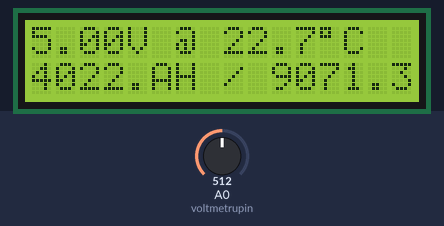
Bench run of a sketch on a simulated Arduino Uno, built with avr-gcc and run on an emulated ATmega328P. Parts: 16×2 character LCD. The test bench sets the inputs (shaded band); at power-on: A0 (voltmetrupin) = 512.

Above: at 1.2 s.
1.3 s: A0 (voltmetrupin) set to 0
At 6.0 s:
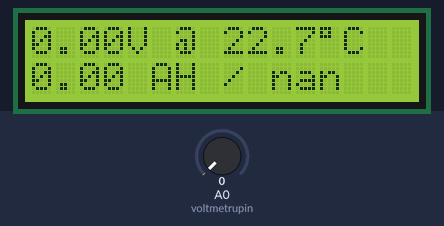
11.6 s: A0 (voltmetrupin) set to 122
At 15.16 s:
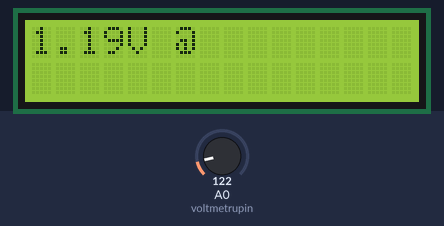
17.6 s: A0 (voltmetrupin) set to 306
At 20.7 s:
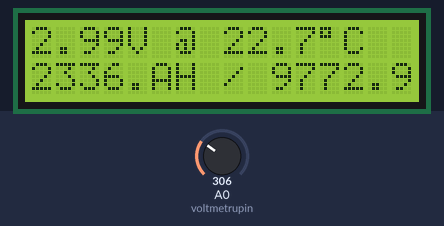
Timing chart, 0 to 22.2 s (numbered marks = the images above; inputs shaded):
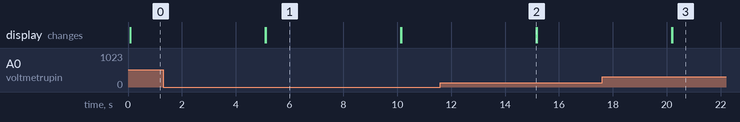

The sketch:

sketch_durata_baterie.ino
```cpp
#include <LiquidCrystal.h>

const int rs = 12;
const int en = 11;
const int d4 = 9;
const int d5 = 8;
const int d6 = 7;
const int d7 = 6;
const int backlight = 13;

LiquidCrystal lcd(rs, LOW, en, d4, d5, d6, d7);

const int voltmetrupin = 0;
const float cap_inmagazinata = 1200.0;
const float temp_referinta = 25.0;
const float fact_temp = 0.04;
const float tensiune_max = 1.5;
const float tensiune_min = 0.2;
const float peukert_number = 1.2;
const float R1 = 220.0; // valori rezistente divizor tensiune
const float R2 = 220.0;

int val=0; // valoare achizitionata
float vout = 0.0; // tensiunea citita
float vin = 0.0; // tensiune baterie
float maxvin = 0.0; // valoarea maxima a tensiunii bateriei
float i = 0.0; //intesitate curent in mA
float cap_ramasa;
float temperatura = 0;
float durata_viata;

void setup() {
  lcd.begin(16, 2);
  lcd.noCursor();
}

void loop(){
  val = analogRead(voltmetrupin);
  vout = (val * 5.0) / 1024.0;
  vin = vout / (R2/(R1+R2));
  if (maxvin<vin) maxvin = vin;
  if (maxvin==0) {
      lcd.clear();
      lcd.setCursor(0,0);
      lcd.print("Conectati");
      lcd.setCursor(0,1);
      lcd.print("bateria...");
  }
  else {
      lcd.clear();
      lcd.setCursor(0,0);
      lcd.print(vin);
      lcd.setCursor(4,0);
      lcd.print("V @ ");
      lcd.setCursor(8,0);
      temperatura = GetTemp();
      lcd.print(temperatura);
      lcd.setCursor(12,0);
      lcd.print(char(223));
      lcd.print("C");
      lcd.setCursor(0,1);
      cap_ramasa = max(0, ((vin - tensiune_min) / (tensiune_max - tensiune_min)) * cap_inmagazinata);
      cap_ramasa = cap_ramasa + (cap_ramasa * (temperatura - temp_referinta) * fact_temp);
      lcd.print(cap_ramasa);
      lcd.setCursor(5,1);
      lcd.print("AH");
      lcd.setCursor(8,1);
      lcd.print("/");
      lcd.setCursor(10,1);
      i = (vin * 1000) / (R1+R2);
      durata_viata = ((cap_ramasa * 1000.0) / pow(i,peukert_number))/ 24;
    lcd.print(durata_viata); //zile
    }
 delay(5000);
}

float GetTemp(void) {
  unsigned int wADC;
  float rezultat;
  ADMUX = (1<<REFS1 ) | (1<<REFS0) | (1<<MUX3);
  ADCSRA |= (1<<ADEN);
  delay(20);
  ADCSRA |= (1<<ADSC);
  while (bit_is_set(ADCSRA,ADSC));
    wADC = ADCW;
  rezultat = (wADC - 324.31)/1.22;
  return (rezultat);
}
```

Measured:
- after the input at 1.3 s, the display: first changes after 3.8 s (image 1 shows a later state)
- after the input at 11.6 s, the display: changes after 3.6 s (image 2)
- after the input at 17.6 s, the display: first changes after 2.6 s (image 3 shows a later state)
- what the display in image 1 shows lasts 5.0 s, from 5.1 s to 10.1 s
